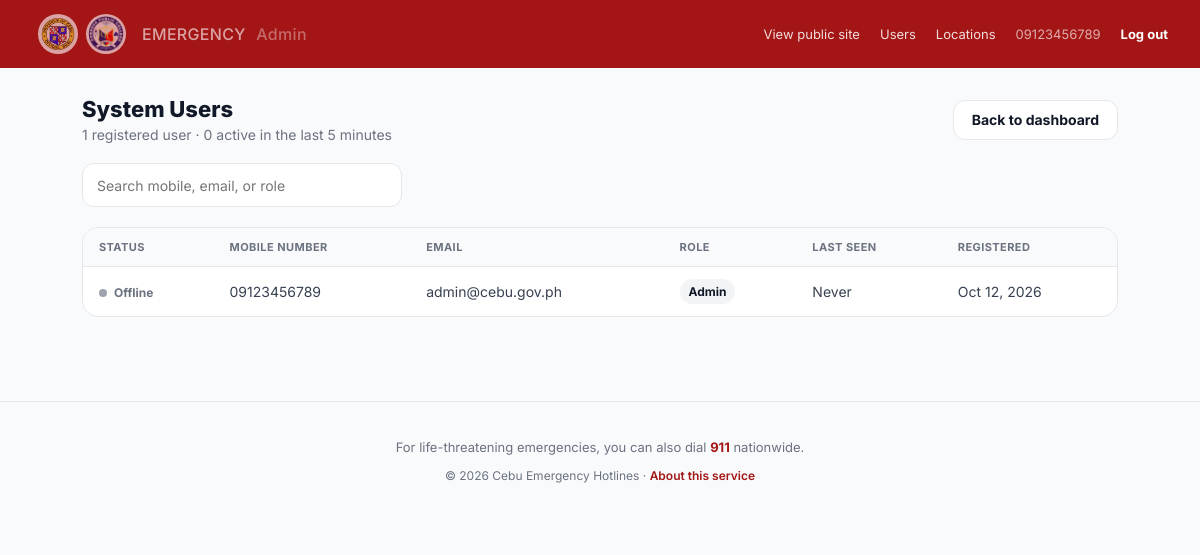
/users.php (signed in), run on the app's committed database.
### tables this page shows
CREATE TABLE IF NOT EXISTS users (
    id INT AUTO_INCREMENT PRIMARY KEY,
    username VARCHAR(50) NULL UNIQUE,
    mobile_number VARCHAR(20) UNIQUE,
    email VARCHAR(100) UNIQUE,
    password VARCHAR(255) NOT NULL,
    role ENUM('user', 'admin') DEFAULT 'user',
    last_seen_at DATETIME NULL,
    created_at TIMESTAMP DEFAULT CURRENT_TIMESTAMP
);

### functions.php (called while the page is built, shortened)
<?php
function e(?string $value): string
{
    return htmlspecialchars($value ?? '', ENT_QUOTES, 'UTF-8');
}
function current_user(): ?array
{
    return $_SESSION['user'] ?? null;
}
function current_user_display_name(): string
{
    $user = current_user();
    return trim((string) ($user['username'] ?? '')) ?: (string) ($user['label'] ?? 'there');
}

### users.php (the view, shortened to what this page needs)
<?php
require_once __DIR__ . '/db.php';
require_once __DIR__ . '/functions.php';
$q = trim($_GET['q'] ?? '');
$sql = 'SELECT id, mobile_number, email, role, last_seen_at, created_at FROM users';
$params = [];
$sql .= ' ORDER BY last_seen_at DESC, created_at DESC';
$stmt = $pdo->prepare($sql);
$stmt->execute($params);
$users = $stmt->fetchAll();
$onlineCutoff = time() - 300;
$onlineCount = 0;
include __DIR__ . '/admin-header.php';
?>
    <div class="admin-header-row">
        <div>
            <h1 class="admin-title">System Users</h1>
            <p class="admin-subtitle"><?= count($users) ?> registered user<?= count($users) === 1 ? '' : 's' ?> · <?= $onlineCount ?> active in the last 5 minutes</p>
        </div>
        <a href="<?= BASE_URL ?>/dashboard.php" class="btn btn--ghost">Back to dashboard</a>
    </div>
    <form method="get" action="<?= BASE_URL ?>/users.php" class="admin-search">
        <input type="search" name="q" placeholder="Search mobile, email, or role" value="<?= e($q) ?>">
    </form>
    <div class="admin-table-wrap">
        <?php if (!$users): ?>
            <p class="admin-empty">No users match your search.</p>
        <?php else: ?>
            <table class="admin-table users-table">
                <thead>
                <tr>
                    <th>Status</th>
                    <th>Mobile Number</th>
                    <th>Email</th>
                    <th>Role</th>
                    <th>Last Seen</th>
                    <th>Registered</th>
                </tr>
                </thead>
                <tbody>
                <?php foreach ($users as $row):
                    $isOnline = $row['last_seen_at'] && strtotime($row['last_seen_at']) >= $onlineCutoff;
                ?>
                    <tr>
                        <td><span class="user-status <?= $isOnline ? 'user-status--online' : 'user-status--offline' ?>"><span></span><?= $isOnline ? 'Online' : 'Offline' ?></span></td>
                        <td><?= e($row['mobile_number'] ?: '—') ?></td>
                        <td><?= e($row['email'] ?: '—') ?></td>
                        <td><span class="role-badge"><?= e(ucfirst($row['role'])) ?></span></td>
                        <td><?= $row['last_seen_at'] ? e(date('M j, Y g:i A', strtotime($row['last_seen_at']))) : 'Never' ?></td>
                        <td><?= e(date('M j, Y', strtotime($row['created_at']))) ?></td>
                    </tr>
                <?php endforeach; ?>
                </tbody>
            </table>
        <?php endif; ?>
    </div>
</main>
<?php include __DIR__ . '/footer.php'; ?>

### admin-header.php (shortened to what this page needs)
<!DOCTYPE html>
<html lang="en">
<head>
<link rel="stylesheet" href="<?= BASE_URL ?>/style.css?v=<?= filemtime(__DIR__ . '/style.css') ?>">
<link rel="stylesheet" href="<?= BASE_URL ?>/admin.css?v=<?= filemtime(__DIR__ . '/admin.css') ?>">
</head>
<body class="admin-body">
<header class="admin-topbar">
    <a href="<?= BASE_URL ?>/dashboard.php" class="admin-topbar__brand">
        <span class="admin-topbar__logos">
            <img src="<?= BASE_URL ?>/assets/cebu-province-seal.webp" alt="Province of Cebu Official Seal">
            <img src="<?= BASE_URL ?>/assets/cordova-public-college.png" alt="Cordova Public College seal">
        </span>
        <span>EMERGENCY <span>Admin</span></span>
    </a>
    <nav class="admin-topbar__nav">
        <a href="<?= BASE_URL ?>/index.php" target="_blank" rel="noopener">View public site</a>
        <a href="<?= BASE_URL ?>/users.php">Users</a>
        <a href="<?= BASE_URL ?>/locations.php">Locations</a>
        <a href="<?= BASE_URL ?>/profile.php" class="admin-topbar__user"><?= e(current_user_display_name()) ?></a>
        <a href="<?= BASE_URL ?>/logout.php" class="admin-topbar__logout">Log out</a>
    </nav>
</header>
<main class="admin-content">

### style.css (style rules this page uses)
:root { --color-primary: #a41616; --color-primary-dark: #8f1515; --color-primary-darker: #850606; --color-bg: #f9fafb; --color-white: #ffffff; --color-border: #e5e7eb; --color-heading: #111827; --color-body: #374151; --color-muted: #6b7280; --color-avatar-bg: #f3edf7; --badge-medical-bg: #fee2e2; --badge-medical-text: #a41616; --badge-fire-bg: #fef3c7; --badge-fire-text: #92400e; --badge-police-bg: #dbeafe; --badge-police-text: #1e3a8a; --badge-others-bg: #ede9fe; --badge-others-text: #5b21b6; --badge-default-bg: #f3f4f6; --badge-default-text: #374151; --radius-pill: 999px; --radius-card: 20px; --radius-button: 14px; --radius-input: 12px; --shadow-header: 0 6px 8px rgba(0, 0, 0, 0.1); --shadow-card: 0 18px 18px rgba(0, 0, 0, 0.07), 0 2px 4px rgba(0, 0, 0, 0.04); --shadow-chip: 0 2px 4px rgba(0, 0, 0, 0.04); --shadow-chip-active: 0 8px 9px rgba(164, 22, 22, 0.15); --shadow-button: 0 10px 10px rgba(164, 22, 22, 0.15); --font-sans: 'Inter', system-ui, -apple-system, 'Segoe UI', sans-serif; --content-max: 1080px; }
* { box-sizing: border-box; }
html, body { margin: 0; padding: 0; }
body { background: var(--color-bg); color: var(--color-body); font-family: var(--font-sans); -webkit-font-smoothing: antialiased; min-height: 100vh; display: flex; flex-direction: column; }
a { color: inherit; text-decoration: none; }
img, svg { display: block; }
.site-header__logos, .admin-topbar__logos { display: inline-flex; align-items: center; gap: 8px; }
.site-header__logos img, .admin-topbar__logos img { width: 40px; height: 40px; object-fit: contain; border-radius: 50%; background: #fff; padding: 2px; }

### admin.css (style rules this page uses)
.admin-body { display: block; }
.admin-topbar { background: var(--color-primary); color: var(--color-white); padding: 14px clamp(16px, 4vw, 32px); display: flex; align-items: center; justify-content: space-between; position: sticky; top: 0; z-index: 20; flex-wrap: wrap; gap: 10px; }
.admin-topbar__brand { display: inline-flex; align-items: center; gap: 10px; font-weight: 900; font-size: 16px; letter-spacing: 0.02em; }
.admin-topbar__brand span { opacity: 0.6; font-weight: 500; margin-left: 6px; }
.admin-topbar__nav { display: flex; align-items: center; gap: 20px; font-size: 13px; color: rgba(255, 255, 255, 0.85); }
.admin-topbar__user { opacity: 0.75; }
.admin-topbar__logout { font-weight: 700; color: var(--color-white); }
.admin-content { max-width: 1100px; margin: 0 auto; padding: 28px clamp(16px, 4vw, 32px) 60px; }
.admin-header-row { display: flex; align-items: center; justify-content: space-between; gap: 16px; flex-wrap: wrap; margin-bottom: 20px; }
.admin-title { font-size: 22px; font-weight: 800; color: var(--color-heading); margin: 0; }
.admin-subtitle { color: var(--color-muted); font-size: 14px; margin: 4px 0 0; }
.btn { display: inline-flex; align-items: center; justify-content: center; gap: 8px; height: 40px; padding: 0 18px; border-radius: var(--radius-input); font-weight: 700; font-size: 14px; border: 1px solid transparent; cursor: pointer; text-decoration: none; }
.btn--ghost { background: var(--color-white); border-color: var(--color-border); color: var(--color-heading); }
.admin-search { margin-bottom: 20px; max-width: 320px; }
.admin-search input { width: 100%; height: 44px; border-radius: var(--radius-input); border: 1px solid var(--color-border); padding: 0 14px; font-family: inherit; font-size: 14px; }
.admin-table-wrap { background: var(--color-white); border: 1px solid var(--color-border); border-radius: 16px; overflow: auto; }
.admin-table { width: 100%; border-collapse: collapse; min-width: 720px; }
.admin-table th, .admin-table td { padding: 12px 16px; text-align: left; border-bottom: 1px solid var(--color-border); font-size: 14px; color: var(--color-body); vertical-align: middle; }
.admin-table th { background: #f9fafb; font-weight: 700; color: var(--color-muted); font-size: 11px; text-transform: uppercase; letter-spacing: 0.04em; }
.admin-table tr:last-child td { border-bottom: none; }
.users-table { min-width: 820px; }
.user-status { display: inline-flex; align-items: center; gap: 7px; font-weight: 700; font-size: 12px; }
.user-status span { width: 8px; height: 8px; border-radius: 50%; display: inline-block; }
.user-status--offline { color: var(--color-muted); }
.user-status--offline span { background: #9ca3af; }
.role-badge { display: inline-flex; padding: 5px 9px; border-radius: var(--radius-pill); background: #f3f4f6; color: var(--color-heading); font-size: 12px; font-weight: 700; }

### data on the page
users: mobile_number "09123456789", shows "Offline", email "admin@cebu.gov.ph", role "Admin", shows "Never", created_at "Oct 12, 2026"

### other printed values
count($users) "1"
$onlineCount "0"
